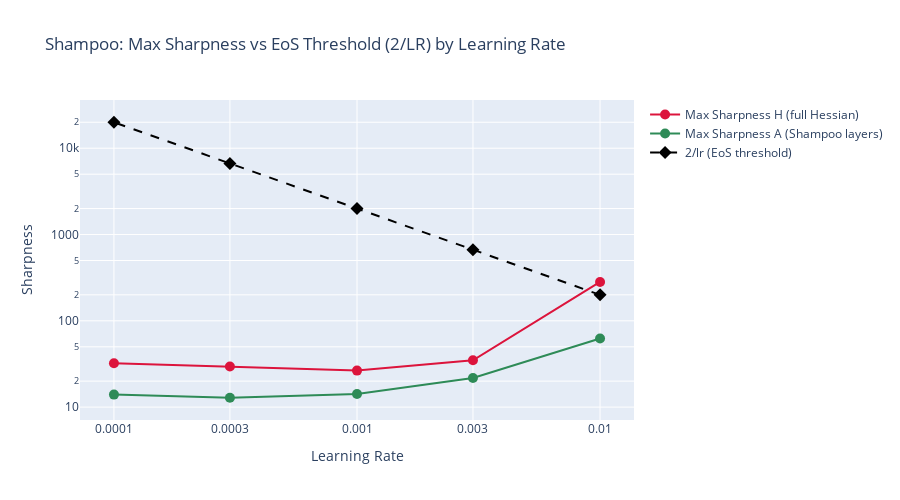

The cell this chart's notebook holds for it:
### Code cell
plot_sharpness_summary(md, out)

### Figure 1 — Plotly figure (JSON) as saved in the notebook; plotly's stock layout.template omitted (floating-point values rounded to 4 significant figures)
{"data": [{"line": {"color": "crimson", "width": 2}, "marker": {"color": "crimson", "size": 10}, "mode": "markers+lines", "name": "Max Sharpness H (full Hessian)", "type": "scatter", "x": [0.01, 0.003, 0.001, 0.0003, 0.0001], "y": [282.1, 34.86, 26.49, 29.6, 32.24]}, {"line": {"color": "seagreen", "width": 2}, "marker": {"color": "seagreen", "size": 10}, "mode": "markers+lines", "name": "Max Sharpness A (Shampoo layers)", "type": "scatter", "x": [0.01, 0.003, 0.001, 0.0003, 0.0001], "y": [62.5, 21.78, 14.17, 12.84, 13.96]}, {"line": {"color": "black", "dash": "dash", "width": 2}, "marker": {"color": "black", "size": 10, "symbol": "diamond"}, "mode": "markers+lines", "name": "2/lr (EoS threshold)", "type": "scatter", "x": [0.01, 0.003, 0.001, 0.0003, 0.0001], "y": [200, 666.7, 2000, 6667.0, 20000]}], "layout": {"height": 500, "title": {"text": "Shampoo: Max Sharpness vs EoS Threshold (2/LR) by Learning Rate"}, "width": 900, "xaxis": {"autorange": true, "range": [-4.141, -1.859], "ticktext": ["0.0001", "0.0003", "0.001", "0.003", "0.01"], "tickvals": [0.0001, 0.0003, 0.001, 0.003, 0.01], "title": {"text": "Learning Rate"}, "type": "log"}, "yaxis": {"autorange": true, "range": [0.8506, 4.559], "title": {"text": "Sharpness"}, "type": "log"}}}
